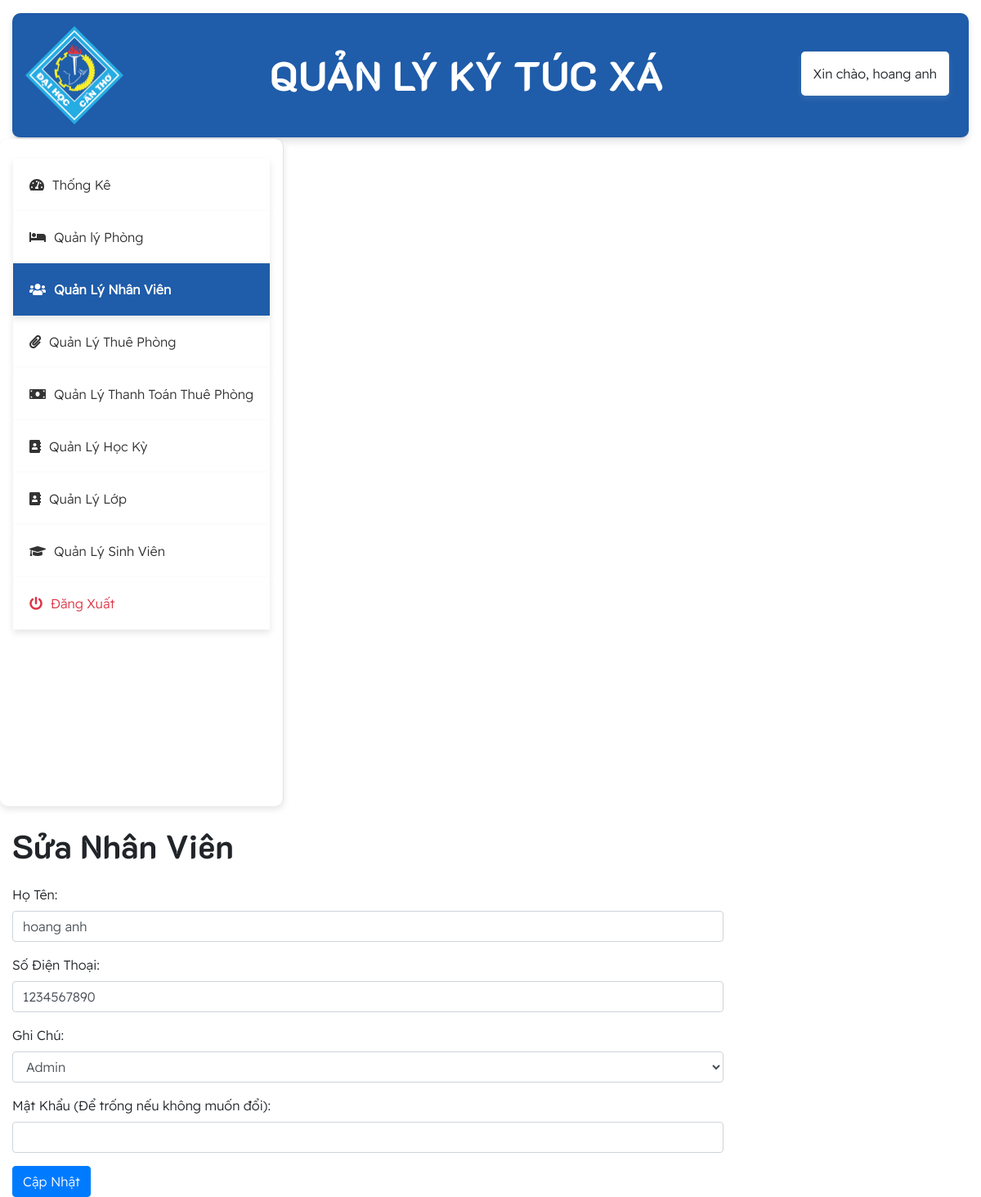
The app's page /nhanvien/edit/NVKTXA00 (signed in) with its own data.
### tables this page shows
CREATE TABLE `nhanvien` (
  `ma_nhan_vien` varchar(8) NOT NULL,
  `ho_ten` varchar(100) DEFAULT NULL,
  `so_dien_thoai` varchar(15) DEFAULT NULL,
  `ghi_chu` text,
  `password` varchar(255) DEFAULT NULL,
  PRIMARY KEY (`ma_nhan_vien`)
);

### app/controllers/NhanVienController.php (called while the page is built, shortened)
<?php
class NhanVienController
{
    private $nhanVienModel;
    public function __construct($pdo)
    {
        $this->nhanVienModel = new NhanVien($pdo);
    }
    public function edit($id)
    {
        $nhanVien = $this->nhanVienModel->find($id);
        include '../app/views/NhanVien/edit.php';
    }
}

### app/models/NhanVien.php (called while the page is built, shortened)
<?php
class NhanVien
{
    public ?PDO $db;
    public function __construct(?PDO $pdo)
    {
        $this->db = $pdo;
    }
    public function find(string $ma_nhan_vien): ?NhanVien
    {
        $statement = $this->db->prepare('SELECT * FROM NhanVien WHERE ma_nhan_vien = :ma_nhan_vien');
        $statement->execute(['ma_nhan_vien' => $ma_nhan_vien]);
        if ($row = $statement->fetch()) {
            return $this->fillFromDB($row);
        }
        return null;
    }
    protected function fillFromDB(array $row): NhanVien
    {
        return $this;
    }
}

### app/views/NhanVien/edit.php (the view, shortened to what this page needs)
<!DOCTYPE html>
<html lang="en">
<head>
    <link href="https://stackpath.bootstrapcdn.com/bootstrap/4.5.2/css/bootstrap.min.css" rel="stylesheet">
    <link rel="stylesheet" href="https://cdnjs.cloudflare.com/ajax/libs/font-awesome/5.15.4/css/all.min.css">
    <link rel="stylesheet" type="text/css" href="../../style.css">
</head>
<body>
    <div class="container-fluid mt-3">
        <div class="row">
            <div class="col-md-12">
                <?php include '../app/views/header.php'; ?>
            </div>
        </div>
        <div class="row">
            <div>
                <?php include '../app/views/nav.php'; ?>
            </div>
            <div class="col-md-9">
                <div class="content mt-4">
                    <h1 class="mb-4">Sửa Nhân Viên</h1>
                    <form method="POST">
                        <div class="form-group">
                            <label>Họ Tên:</label>
                            <input type="text" name="ho_ten" class="form-control"
                                value="<?= htmlspecialchars($nhanVien->ho_ten) ?>" required>
                        </div>
                        <div class="form-group">
                            <label>Số Điện Thoại:</label>
                            <input type="text" name="so_dien_thoai" class="form-control"
                                value="<?= htmlspecialchars($nhanVien->so_dien_thoai) ?>" required
                                pattern="[0-9]{10,11}" title="Số điện thoại phải có 10-11 chữ số">
                        </div>
                        <div class="form-group">
                            <label>Ghi Chú:</label>
                            <select name="ghi_chu" class="form-control" required>
                                <option value="admin" <?= $nhanVien->ghi_chu === 'admin' ? 'selected' : '' ?>>Admin
                                </option>
                            </select>
                        </div>
                        <div class="form-group">
                            <label>Mật Khẩu (Để trống nếu không muốn đổi):</label>
                            <input type="password" name="password" class="form-control">
                        </div>
                        <button type="submit" class="btn btn-primary">Cập Nhật</button>
                    </form>
                </div>
            </div>
        </div>
    </div>
</body>
</html>

### public/style.css (style rules this page uses)
:root { --main-bg-color: #009d63; --main-text-color: #009d63; --second-text-color: #bbbec5; --second-bg-color: #c1efde; }
h1 { font-family: 'CustomFont', sans-serif; }
body { font-family: 'CustomFont1', sans-serif; }

### records on screen
nhanvien: ho_ten "hoang anh", so_dien_thoai "1234567890", ghi_chu "Admin"

### other values on screen
$_SESSION['ho_ten'] "hoang anh"
